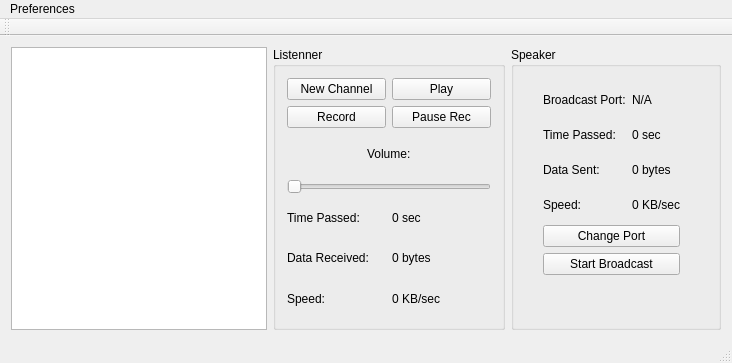
<?xml version="1.0" encoding="UTF-8"?>
<ui version="4.0">
 <class>GUI</class>
 <widget class="QMainWindow" name="GUI">
  <property name="geometry">
   <rect>
    <x>0</x>
    <y>0</y>
    <width>724</width>
    <height>363</height>
   </rect>
  </property>
  <property name="sizePolicy">
   <sizepolicy hsizetype="Expanding" vsizetype="Expanding">
    <horstretch>0</horstretch>
    <verstretch>0</verstretch>
   </sizepolicy>
  </property>
  <property name="windowTitle">
   <string>GUI</string>
  </property>
  <widget class="QWidget" name="centralWidget">
   <layout class="QGridLayout" name="gridLayout_6">
    <item row="0" column="2">
     <widget class="QGroupBox" name="groupBox">
      <property name="sizePolicy">
       <sizepolicy hsizetype="Preferred" vsizetype="Preferred">
        <horstretch>1</horstretch>
        <verstretch>0</verstretch>
       </sizepolicy>
      </property>
      <property name="title">
       <string>Listenner</string>
      </property>
      <layout class="QGridLayout" name="gridLayout_5">
       <item row="0" column="0">
        <layout class="QVBoxLayout" name="verticalLayout" stretch="0,0">
         <property name="spacing">
          <number>6</number>
         </property>
         <item>
          <layout class="QGridLayout" name="gridLayout_2">
           <item row="2" column="2" colspan="2">
            <widget class="QPushButton" name="pauseRec">
             <property name="text">
              <string>Pause Rec</string>
             </property>
            </widget>
           </item>
           <item row="2" column="0" colspan="2">
            <widget class="QPushButton" name="recordButton">
             <property name="text">
              <string>Record</string>
             </property>
            </widget>
           </item>
           <item row="4" column="0" colspan="4">
            <widget class="QSlider" name="volumeSlider">
             <property name="orientation">
              <enum>Qt::Horizontal</enum>
             </property>
            </widget>
           </item>
           <item row="3" column="3">
            <spacer name="horizontalSpacer_2">
             <property name="orientation">
              <enum>Qt::Horizontal</enum>
             </property>
             <property name="sizeHint" stdset="0">
              <size>
               <width>40</width>
               <height>20</height>
              </size>
             </property>
            </spacer>
           </item>
           <item row="3" column="1" colspan="2">
            <widget class="QLabel" name="label_7">
             <property name="text">
              <string>Volume:</string>
             </property>
            </widget>
           </item>
           <item row="3" column="0">
            <spacer name="horizontalSpacer">
             <property name="orientation">
              <enum>Qt::Horizontal</enum>
             </property>
             <property name="sizeHint" stdset="0">
              <size>
               <width>40</width>
               <height>20</height>
              </size>
             </property>
            </spacer>
           </item>
           <item row="1" column="2" colspan="2">
            <widget class="QPushButton" name="playButton">
             <property name="text">
              <string>Play</string>
             </property>
            </widget>
           </item>
           <item row="1" column="0" colspan="2">
            <widget class="QPushButton" name="newChannelButton">
             <property name="text">
              <string>New Channel</string>
             </property>
            </widget>
           </item>
          </layout>
         </item>
         <item>
          <layout class="QGridLayout" name="gridLayout">
           <item row="0" column="0">
            <widget class="QLabel" name="label">
             <property name="text">
              <string>Time Passed:</string>
             </property>
            </widget>
           </item>
           <item row="0" column="1">
            <widget class="QLabel" name="timePassed">
             <property name="text">
              <string>0 sec</string>
             </property>
            </widget>
           </item>
           <item row="1" column="0">
            <widget class="QLabel" name="label_2">
             <property name="text">
              <string>Data Received:</string>
             </property>
            </widget>
           </item>
           <item row="1" column="1">
            <widget class="QLabel" name="dataReceived">
             <property name="text">
              <string>0 bytes</string>
             </property>
            </widget>
           </item>
           <item row="2" column="0">
            <widget class="QLabel" name="label_3">
             <property name="text">
              <string>Speed:</string>
             </property>
            </widget>
           </item>
           <item row="2" column="1">
            <widget class="QLabel" name="speed">
             <property name="text">
              <string>0 KB/sec</string>
             </property>
            </widget>
           </item>
          </layout>
         </item>
        </layout>
       </item>
      </layout>
     </widget>
    </item>
    <item row="0" column="4">
     <widget class="QGroupBox" name="groupBox_2">
      <property name="sizePolicy">
       <sizepolicy hsizetype="Preferred" vsizetype="Preferred">
        <horstretch>1</horstretch>
        <verstretch>0</verstretch>
       </sizepolicy>
      </property>
      <property name="title">
       <string>Speaker</string>
      </property>
      <layout class="QGridLayout" name="gridLayout_4">
       <item row="0" column="0">
        <layout class="QGridLayout" name="gridLayout_3">
         <property name="leftMargin">
          <number>18</number>
         </property>
         <property name="topMargin">
          <number>7</number>
         </property>
         <property name="rightMargin">
          <number>27</number>
         </property>
         <property name="bottomMargin">
          <number>41</number>
         </property>
         <item row="1" column="0">
          <widget class="QLabel" name="label_6">
           <property name="text">
            <string>Time Passed:</string>
           </property>
          </widget>
         </item>
         <item row="2" column="1">
          <widget class="QLabel" name="dataSent">
           <property name="text">
            <string>0 bytes</string>
           </property>
          </widget>
         </item>
         <item row="1" column="1">
          <widget class="QLabel" name="timePassed_2">
           <property name="text">
            <string>0 sec</string>
           </property>
          </widget>
         </item>
         <item row="2" column="0">
          <widget class="QLabel" name="label_4">
           <property name="text">
            <string>Data Sent:</string>
           </property>
          </widget>
         </item>
         <item row="5" column="0" colspan="2">
          <widget class="QPushButton" name="broadcastButton">
           <property name="text">
            <string>Start Broadcast</string>
           </property>
          </widget>
         </item>
         <item row="0" column="1">
          <widget class="QLabel" name="portLabel">
           <property name="text">
            <string>N/A</string>
           </property>
          </widget>
         </item>
         <item row="0" column="0">
          <widget class="QLabel" name="label_8">
           <property name="text">
            <string>Broadcast Port:</string>
           </property>
          </widget>
         </item>
         <item row="4" column="0" colspan="2">
          <widget class="QPushButton" name="portChange">
           <property name="text">
            <string>Change Port</string>
           </property>
          </widget>
         </item>
         <item row="3" column="0">
          <widget class="QLabel" name="label_10">
           <property name="text">
            <string>Speed:</string>
           </property>
          </widget>
         </item>
         <item row="3" column="1">
          <widget class="QLabel" name="speed_2">
           <property name="text">
            <string>0 KB/sec</string>
           </property>
          </widget>
         </item>
        </layout>
       </item>
      </layout>
     </widget>
    </item>
    <item row="0" column="0">
     <widget class="QListWidget" name="listWidget">
      <property name="sizePolicy">
       <sizepolicy hsizetype="MinimumExpanding" vsizetype="MinimumExpanding">
        <horstretch>0</horstretch>
        <verstretch>0</verstretch>
       </sizepolicy>
      </property>
      <property name="sizeIncrement">
       <size>
        <width>2</width>
        <height>0</height>
       </size>
      </property>
      <property name="lineWidth">
       <number>0</number>
      </property>
     </widget>
    </item>
    <item row="0" column="1">
     <spacer name="horizontalSpacer_3">
      <property name="orientation">
       <enum>Qt::Horizontal</enum>
      </property>
      <property name="sizeHint" stdset="0">
       <size>
        <width>12</width>
        <height>20</height>
       </size>
      </property>
     </spacer>
    </item>
    <item row="0" column="3">
     <spacer name="horizontalSpacer_4">
      <property name="orientation">
       <enum>Qt::Horizontal</enum>
      </property>
      <property name="sizeHint" stdset="0">
       <size>
        <width>40</width>
        <height>20</height>
       </size>
      </property>
     </spacer>
    </item>
   </layout>
  </widget>
  <widget class="QMenuBar" name="menuBar">
   <property name="geometry">
    <rect>
     <x>0</x>
     <y>0</y>
     <width>724</width>
     <height>21</height>
    </rect>
   </property>
   <widget class="QMenu" name="menuPreferences">
    <property name="title">
     <string>Preferences</string>
    </property>
    <addaction name="actionSettings"/>
    <addaction name="actionExit"/>
   </widget>
   <addaction name="menuPreferences"/>
  </widget>
  <widget class="QToolBar" name="mainToolBar">
   <attribute name="toolBarArea">
    <enum>TopToolBarArea</enum>
   </attribute>
   <attribute name="toolBarBreak">
    <bool>false</bool>
   </attribute>
  </widget>
  <widget class="QStatusBar" name="statusBar"/>
  <action name="actionSettings">
   <property name="text">
    <string>Settings</string>
   </property>
  </action>
  <action name="actionExit">
   <property name="text">
    <string>Exit</string>
   </property>
  </action>
 </widget>
 <layoutdefault spacing="6" margin="11"/>
 <resources/>
 <connections/>
</ui>
